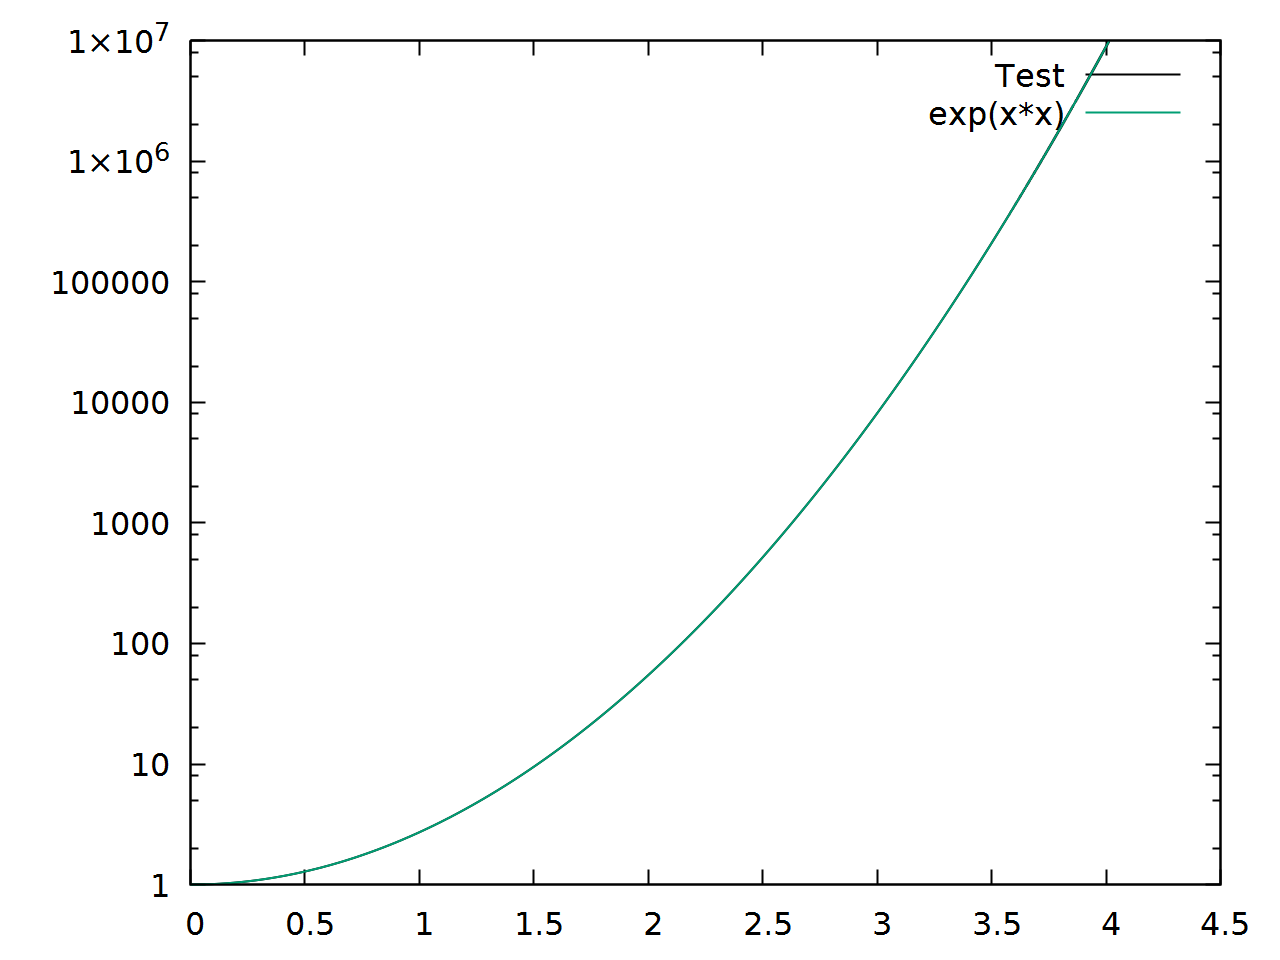

Reproduce this figure in gnuplot.
reset

set encoding utf8

set bars 0.5
show bars
set pointsize 3

set key right top
set term pngcairo size 1280,960 fontscale 2 linewidth 2

set logscale y

set output "plot_test.png"
plot \
 "test.txt" using 1:2 title "Test" with lines lt rgb "black",\
 exp(x*x)

set output "plot_test_h.png"
plot \
 "test.txt" using 1:4 title "Test" with lines lt rgb "black"
 
set output "plot_test_error.png"
plot \
 "test.txt" using 1:(($2)-exp(($1)**2)) title "Test" with lines lt rgb "black" 

set output "plot_test_error_rel.png"
plot \
 "test.txt" using 1:((($2)/exp(($1)**2))-1) title "Test" with lines lt rgb "black" 
 
 unset logscale
 
set output "plot_test1.png"
plot \
 "test1.txt" using 1:2 title "Test" with lines lt rgb "black",\
 cos(x)
 
  
set output "plot_test1_circ.png"
plot \
 "test1.txt" using 2:3 title "Test" with lines lt rgb "black",\
 
set logscale y
set output "plot_test1_error.png"
plot \
 "test1.txt" using 1:(($2)-cos(($1))) title "Test" with lines lt rgb "black"  

 set output "plot_test1_error_rel.png"
plot \
 "test1.txt" using 1:((($2)/cos(($1)))-1) title "Test" with lines lt rgb "black"  

 unset logscale
 
 set output "plot_test1_h.png"
plot \
 "test1.txt" using 1:5 title "Test" with lines lt rgb "black"
